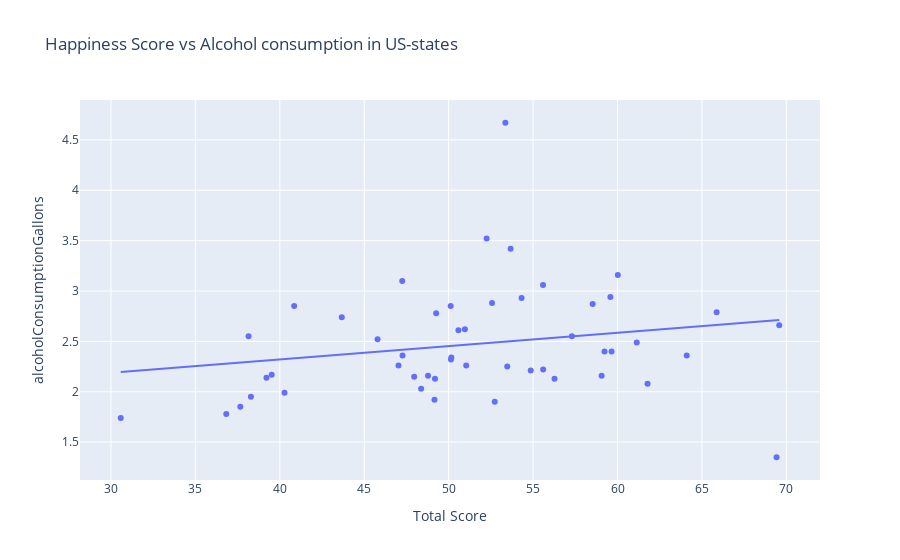

Write notebook code for a chart like this one.
### Code cell
fig = px.scatter(state_df,x="Total Score",y="alcoholConsumptionGallons",hover_data=['State'],title='Happiness Score vs Alcohol consumption in US-states',
                 trendline='ols')
fig.show()

### Figure 1 — Plotly figure (JSON) as saved in the notebook; plotly's stock layout.template omitted (floating-point values rounded to 4 significant figures)
{"data": [{"customdata": [["Hawaii"], ["Utah"], ["Minnesota"], ["New Jersey"], ["Maryland"], ["California"], ["North Dakota"], ["Iowa"], ["Idaho"], ["Connecticut"], ["Nebraska"], ["South Dakota"], ["Massachusetts"], ["Virginia"], ["Washington"], ["Vermont"], ["New York"], ["Wisconsin"], ["Nevada"], ["Arizona"], ["New Hampshire"], ["Georgia"], ["Colorado"], ["Delaware"], ["Texas"], ["Rhode Island"], ["Florida"], ["Pennsylvania"], ["Illinois"], ["Maine"], ["Wyoming"], ["North Carolina"], ["Kansas"], ["South Carolina"], ["Ohio"], ["Indiana"], ["Michigan"], ["Montana"], ["New Mexico"], ["Missouri"], ["Oregon"], ["Alaska"], ["Alabama"], ["Mississippi"], ["Tennessee"], ["Kentucky"], ["Louisiana"], ["Oklahoma"], ["Arkansas"], ["West Virginia"]], "hovertemplate": "Total Score=%{x}<br>alcoholConsumptionGallons=%{y}<br>State=%{customdata[0]}<extra></extra>", "legendgroup": "", "marker": {"color": "#636efa", "symbol": "circle"}, "mode": "markers", "name": "", "orientation": "v", "showlegend": false, "type": "scatter", "x": [69.58, 69.42, 65.87, 64.1, 61.78, 61.14, 60.02, 59.65, 59.58, 59.23, 59.06, 58.53, 57.3, 56.27, 55.6, 55.59, 54.86, 54.32, 53.67, 53.47, 53.36, 52.73, 52.57, 52.25, 51.04, 50.96, 50.58, 50.16, 50.14, 50.12, 49.26, 49.19, 49.16, 48.78, 48.37, 47.96, 47.27, 47.25, 47.03, 45.79, 43.67, 40.85, 40.28, 39.52, 39.21, 38.29, 38.15, 37.66, 36.83, 30.58], "xaxis": "x", "y": [2.66, 1.35, 2.79, 2.36, 2.08, 2.49, 3.16, 2.4, 2.94, 2.4, 2.16, 2.87, 2.55, 2.13, 2.22, 3.06, 2.21, 2.93, 3.42, 2.25, 4.67, 1.9, 2.88, 3.52, 2.26, 2.62, 2.61, 2.34, 2.32, 2.85, 2.78, 2.13, 1.92, 2.16, 2.03, 2.15, 2.36, 3.1, 2.26, 2.52, 2.74, 2.85, 1.99, 2.17, 2.14, 1.95, 2.55, 1.85, 1.78, 1.74], "yaxis": "y"}, {"hovertemplate": "<b>OLS trendline</b><br>alcoholConsumptionGallons = 0.0132624 * Total Score + 1.79023<br>R<sup>2</sup>=0.043643<br><br>Total Score=%{x}<br>alcoholConsumptionGallons=%{y} <b>(trend)</b><extra></extra>", "legendgroup": "", "marker": {"color": "#636efa", "symbol": "circle"}, "mode": "lines", "name": "", "showlegend": false, "type": "scatter", "x": [30.58, 36.83, 37.66, 38.15, 38.29, 39.21, 39.52, 40.28, 40.85, 43.67, 45.79, 47.03, 47.25, 47.27, 47.96, 48.37, 48.78, 49.16, 49.19, 49.26, 50.12, 50.14, 50.16, 50.58, 50.96, 51.04, 52.25, 52.57, 52.73, 53.36, 53.47, 53.67, 54.32, 54.86, 55.59, 55.6, 56.27, 57.3, 58.53, 59.06, 59.23, 59.58, 59.65, 60.02, 61.14, 61.78, 64.1, 65.87, 69.42, 69.58], "xaxis": "x", "y": [2.196, 2.279, 2.29, 2.296, 2.298, 2.31, 2.314, 2.324, 2.332, 2.369, 2.398, 2.414, 2.417, 2.417, 2.426, 2.432, 2.437, 2.442, 2.443, 2.444, 2.455, 2.455, 2.455, 2.461, 2.466, 2.467, 2.483, 2.487, 2.49, 2.498, 2.499, 2.502, 2.511, 2.518, 2.527, 2.528, 2.537, 2.55, 2.566, 2.574, 2.576, 2.58, 2.581, 2.586, 2.601, 2.61, 2.64, 2.664, 2.711, 2.713], "yaxis": "y"}], "layout": {"legend": {"tracegroupgap": 0}, "title": {"text": "Happiness Score vs Alcohol consumption in US-states"}, "xaxis": {"anchor": "y", "domain": [0, 1], "title": {"text": "Total Score"}}, "yaxis": {"anchor": "x", "domain": [0, 1], "title": {"text": "alcoholConsumptionGallons"}}}}
